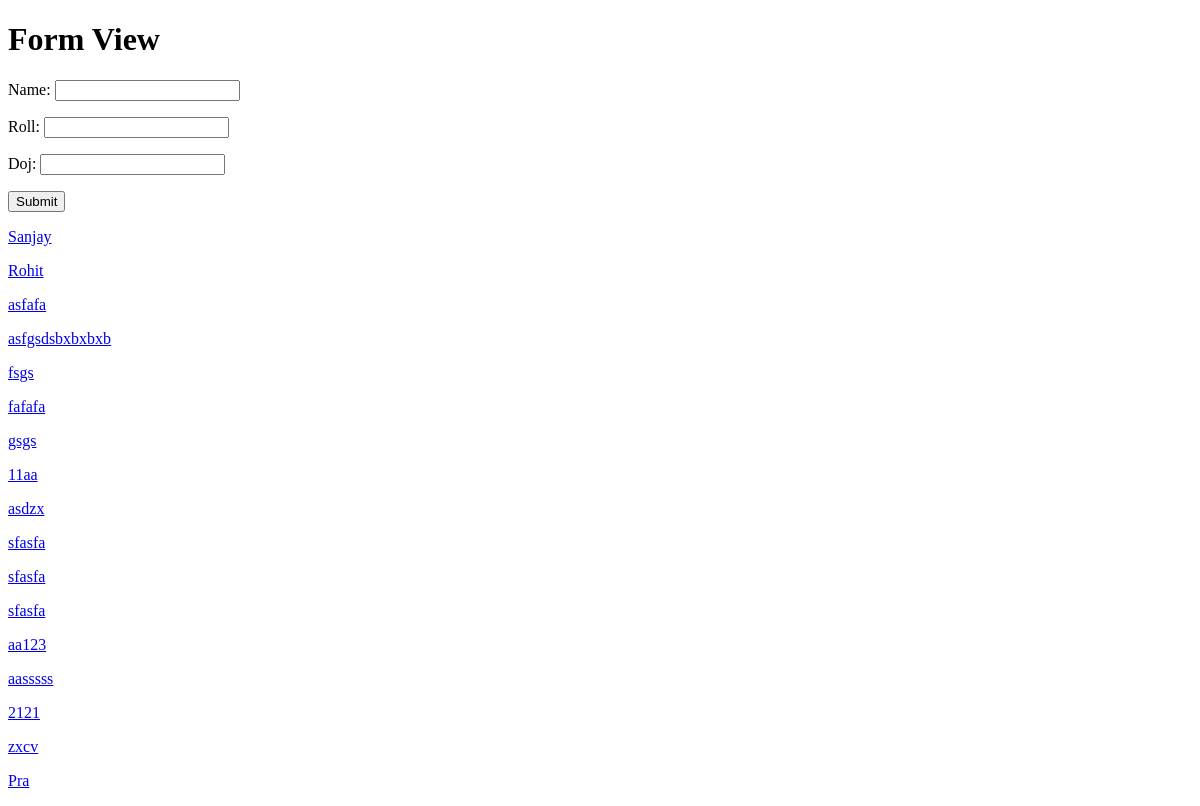
Before: / with the older database file.
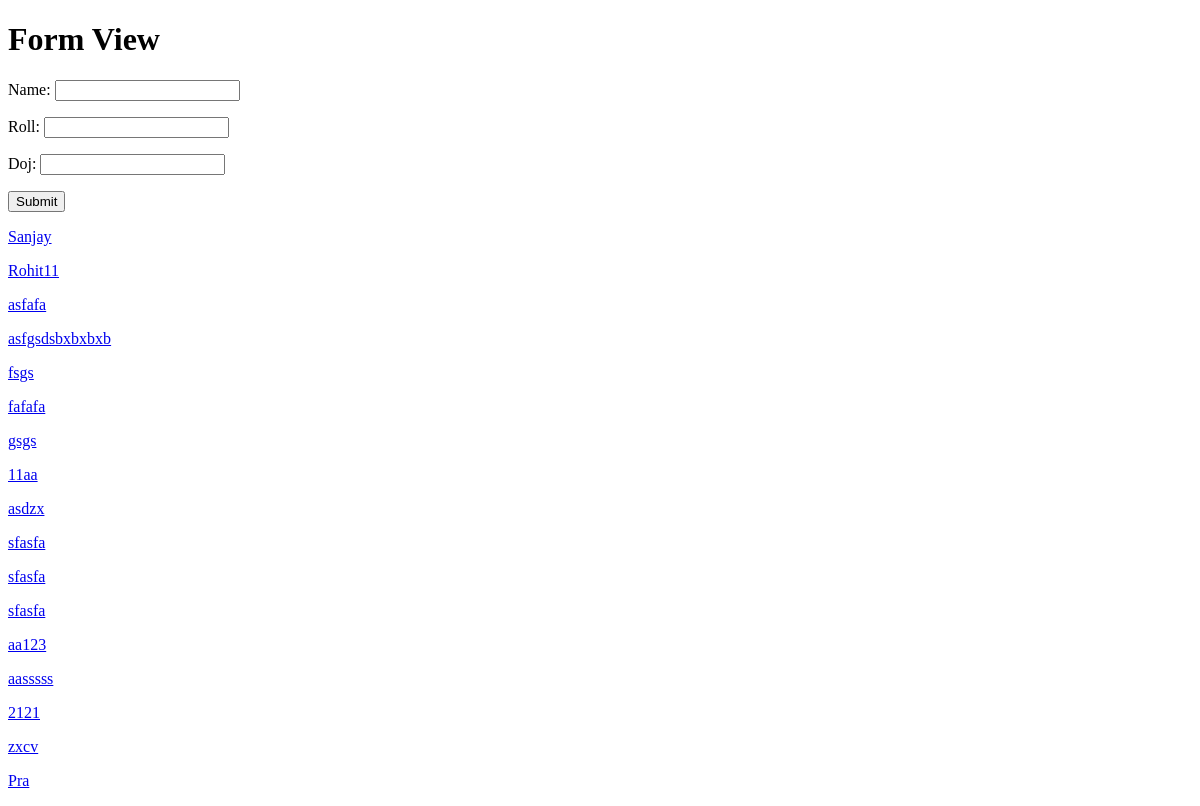
After: the same page with the newer database file.
### app1/models.py (models this page shows, shortened)
class Student(models.Model):
    name = models.CharField(max_length=80)
    roll = models.IntegerField()
    doj = models.DateField()

### app1/views.py (the view)
# urls.py: path('', views.StundentCreateList.as_view(), name='home'),
class StundentCreateList(CreateView, ListView):
    model = Student
    form_class = StudentForm
    template_name = 'app1/student_form.html'

### app1/forms.py
class StudentForm(forms.ModelForm):
    class Meta:
        model = Student
        fields = '__all__'
        widgets = {
            'name': forms.TextInput(attrs={'class': 'myclass'}),
            'roll': forms.NumberInput(attrs={'class': 'myclass'}),
            'doj': forms.DateInput(attrs={'class': 'myclass'}),
        }

### app1/templates/app1/student_form.html (shortened to what this page needs)
<!DOCTYPE html>
<html lang="en">
<head>
</head>
<body>
    <h1>Form View</h1>
    <form action="" method="post" novalidate>
        {{form.as_p}}
        <input type="submit" value="Submit"><br>
        {% if object_list %}
            {% for stu in object_list %}
            <p><a href="{% url 'update' stu.id %}">{{stu.name}}</a>
            </p>
            {% endfor %}
        {% endif %}
    </form>
</body>
</html>

Changed rows visible on the page:
changed Student: name "Rohit" → "Rohit11"
